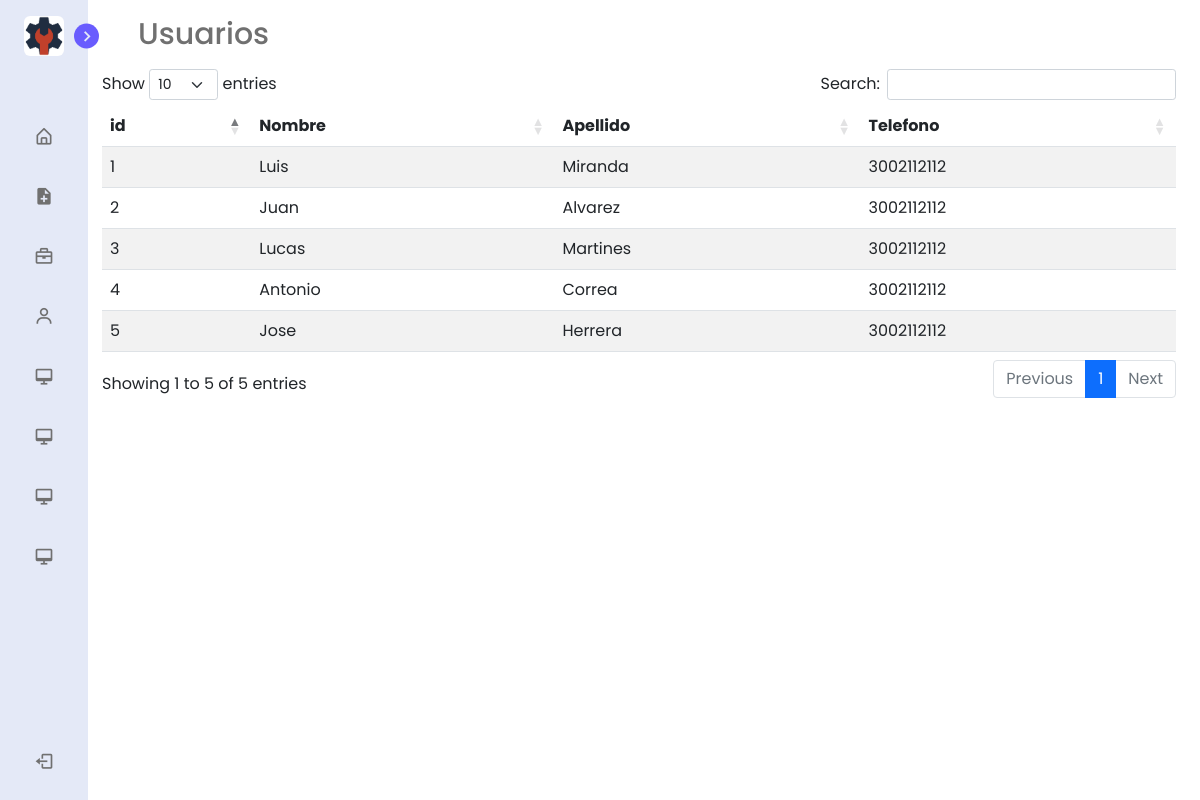
Page /layout/admin/views/usuarios.php (signed in) on the committed database.
### tables this page shows
CREATE TABLE `cliente` (
  `id` int(11) NOT NULL,
  `nombre` varchar(50) NOT NULL,
  `apellido` varchar(50) NOT NULL,
  `telefono` varchar(20) DEFAULT NULL,
  `identificacion` int(11) NOT NULL
);

### app/config/config.php (called while the page is built, shortened)
<?php
$URL = 'http://localhost/computer_technical_center';
?>

### layout/admin/views/usuarios.php (the view, shortened to what this page needs)
<?php
include('../../../app/config/conexion.php');
$query = $pdo->prepare("SELECT*FROM cliente");
$query->execute();
$clientes = $query->fetchAll(PDO::FETCH_ASSOC);
?>
<!DOCTYPE html>
<html lang="es">
<head>
    <link rel="stylesheet" href="<?php echo $URL?>/public/css/menu.css">
    <link rel="stylesheet" type="text/css" href='https://unpkg.com/boxicons@2.1.1/css/boxicons.min.css' rel='stylesheet'>
    <link rel="stylesheet" type="text/css" href="https://cdn.jsdelivr.net/npm/bootstrap@5.2.0-beta1/dist/css/bootstrap.min.css" rel="stylesheet">
    <link rel="stylesheet" type="text/css" href="https://cdnjs.cloudflare.com/ajax/libs/twitter-bootstrap/5.1.3/css/bootstrap.min.css">
    <link rel="stylesheet" type="text/css" href="https://cdn.datatables.net/1.12.1/css/dataTables.bootstrap5.min.css">
    <link rel="stylesheet" type="text/css" href="https://cdn.datatables.net/responsive/2.3.0/css/responsive.dataTables.min.css">
</head>
<body>
<?php
    include("../../fragment_views/menu.php");
?>
<section class="home">
    <div class="text">Usuarios</div>
    <div class="container" >
        <table id="tabla_registros" class="table table-striped display responsive nowrap" style="width:100%">
            <thead>
                <tr>
                    <th>id</th>
                    <th>Nombre</th>
                    <th>Apellido</th>
                    <th>Telefono</th>
                </tr>
            </thead>
            <tbody>
                <?php
                    foreach ($clientes as $cliente) {
                        ?>
                            <tr>
                                <td><?php echo $cliente['id'];?></td>
                                <td><?php echo $cliente['nombre'];?></td>
                                <td><?php echo $cliente['apellido'];?></td>
                                <td><?php echo $cliente['telefono'];?></td>
                            </tr>
                        <?php
                    }
                ?>
            </tbody>
        </table>
    </div>
</section>
</body>
</html>

### layout/fragment_views/menu.php (shortened to what this page needs)
<nav class="sidebar close">
    <header>
        <div class="image-text">
            <span class="image">
                <a href="<?php echo $URL?>/layout/admin/views/principal.php">
                    <img src="<?php echo $URL?>/public/img/logo.png" alt="">
                </a>
            </span>
        </div>
        <i class='bx bx-chevron-right toggle'></i>
    </header>
    <div class="menu-bar">
        <div class="menu">
            <ul class="menu-links">
                <li>
                    <a href="<?php echo $URL?>/layout/admin/views/principal.php">
                        <i class='bx bx-home-alt icon'></i>
                    </a>
                </li>
                <li>
                    <a href="<?php echo $URL?>/layout/admin/views/agregar_equipo.php">
                        <i class='bx bxs-file-plus icon'></i>
                    </a>
                </li>
                <li>
                    <a href="<?php echo $URL?>/layout/admin/views/trabajadores.php">
                    <i class='bx bx-briefcase icon'></i>
                    </a>
                </li>
                <li>
                    <a href="<?php echo $URL?>/layout/admin/views/usuarios.php">
                    <i class='bx bx-user icon'></i>
                    </a>
                </li>
                <li>
                    <a href="<?php echo $URL?>/layout/admin/views/equipos_reparar.php">
                    <i class='bx bx-desktop icon' ></i>
                    </a>
                </li>
                <li>
                    <a href="<?php echo $URL?>/layout/admin/views/equipos_reparando.php">
                    <i class='bx bx-desktop icon' ></i>
                    </a>
                </li>
                <li>
                    <a href="<?php echo $URL?>/layout/admin/views/equipos_reparados.php">
                    <i class='bx bx-desktop icon' ></i>
                    </a>
                </li>
                <li>
                    <a href="<?php echo $URL?>/layout/admin/views/equipos_entregados.php">
                    <i class='bx bx-desktop icon' ></i>
                    </a>
                </li>
            </ul>
        </div>
        <div class="bottom-content">
            <li class="">
                <a href="<?php echo $URL?>/app/config/controller_cerrar_sesion.php">
                    <i class='bx bx-log-out icon' ></i>
                </a>
            </li>
        </div>
    </div>
</nav>

### public/css/menu.css (style rules this page uses)
* { margin: 0; padding: 0; box-sizing: border-box; font-family: 'Poppins', sans-serif; }
:root { --sidebar-color: #E4E9F7; --primary-color: #695CFE; --primary-color-light: #F6F5FF; --toggle-color: #DDD; --text-color: #707070; --tran-03: all 0.2s ease; --tran-03: all 0.3s ease; --tran-04: all 0.3s ease; --tran-05: all 0.3s ease; }
body { transition: var(--tran-05); }
.sidebar { position: fixed; top: 0; left: 0; height: 100%; width: 250px; padding: 10px 14px; background: var(--sidebar-color); transition: var(--tran-05); z-index: 100; }
.sidebar.close { width: 88px; }
.sidebar li { height: 50px; list-style: none; display: flex; align-items: center; margin-top: 10px; }
.sidebar header .image, .sidebar .icon { min-width: 60px; border-radius: 6px; }
.sidebar .icon { min-width: 60px; border-radius: 6px; height: 100%; display: flex; align-items: center; justify-content: center; font-size: 20px; }
.sidebar .text, .sidebar .icon { color: var(--text-color); transition: var(--tran-03); }
.sidebar header { position: relative; }
.sidebar header .image-text { display: flex; align-items: center; }
.sidebar header .image { display: flex; align-items: center; justify-content: center; }
.sidebar header .image img { width: 40px; border-radius: 6px; }
.sidebar header .toggle { position: absolute; top: 50%; right: -25px; transform: translateY(-50%) rotate(180deg); height: 25px; width: 25px; background-color: var(--primary-color); color: var(--sidebar-color); border-radius: 50%; display: flex; align-items: center; justify-content: center; font-size: 22px; cursor: pointer; transition: var(--tran-05); }
.sidebar.close .toggle { transform: translateY(-50%) rotate(0deg); }
.sidebar .menu { margin-top: 40px; }
.sidebar li a { list-style: none; height: 100%; background-color: transparent; display: flex; align-items: center; height: 100%; width: 100%; border-radius: 6px; text-decoration: none; transition: var(--tran-03); }
.sidebar .menu-bar { height: calc(100% - 55px); display: flex; flex-direction: column; justify-content: space-between; overflow-y: scroll; }
.home { position: absolute; top: 0; left: 250px; width: calc(100% - 250px); transition: var(--tran-05); }
.home .text { font-size: 30px; font-weight: 500; color: var(--text-color); padding: 12px 60px; }
.sidebar.close ~ .home { left: 78px; width: calc(100% - 78px); }
.menu-links { margin: 0; padding: 0; }

### rows in the picture
cliente: id "1", nombre "Luis", apellido "Miranda", telefono "3002112112"
cliente: id "2", nombre "Juan", apellido "Alvarez", telefono "3002112112"
cliente: id "3", nombre "Lucas", apellido "Martines", telefono "3002112112"
cliente: id "4", nombre "Antonio", apellido "Correa", telefono "3002112112"
cliente: id "5", nombre "Jose", apellido "Herrera", telefono "3002112112"
